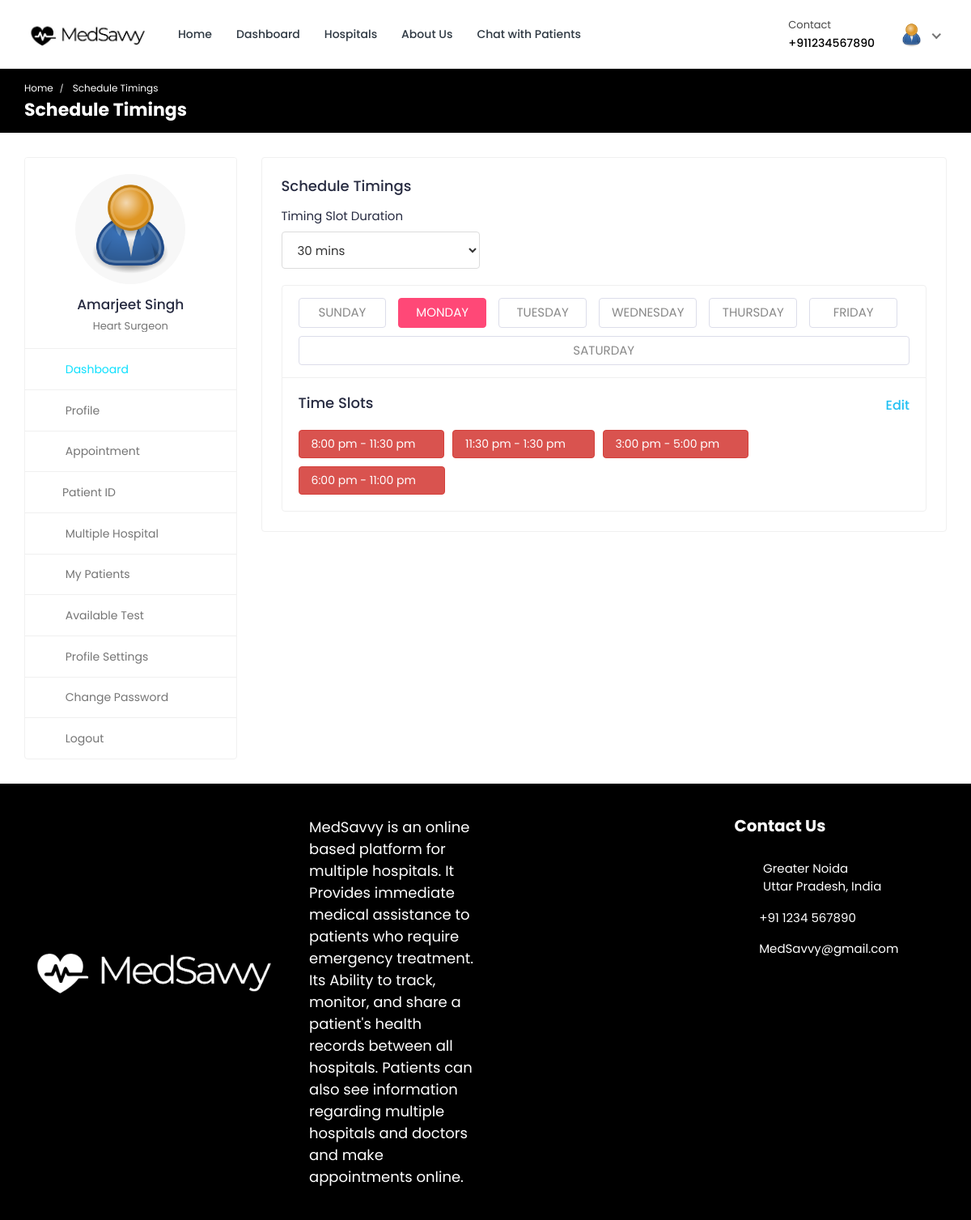
Screenshot of /doctor/schedule-timings/ (signed in) with the database file from the repository.
### doctor/models.py (models this page shows, shortened)
class Doctor_Information(models.Model):
    DOCTOR_TYPE = (
        ('Cardiologists', 'Cardiologists'),
        ('Neurologists', 'Neurologists'),
        ('Pediatricians', 'Pediatricians'),
        ('Physiatrists', 'Physiatrists'),
        ('Dermatologists', 'Dermatologists'),
    )
    doctor_id = models.AutoField(primary_key=True)
    user = models.OneToOneField(User, on_delete=models.CASCADE, null=True, blank=True, related_name='profile')
    name = models.CharField(max_length=200, null=True, blank=True)
    username = models.CharField(max_length=200, null=True, blank=True)
    gender = models.CharField(max_length=200, null=True, blank=True)
    description = models.TextField(max_length=1000, null=True, blank=True)
    department = models.CharField(max_length=200, choices=DOCTOR_TYPE, null=True, blank=True)
    department_name = models.ForeignKey(hospital_department, on_delete=models.SET_NULL, null=True, blank=True)
    specialization = models.ForeignKey(specialization, on_delete=models.SET_NULL, null=True, blank=True)
    featured_image = models.ImageField(upload_to='doctors/', default='doctors/user-default.png', null=True, blank=True)
    certificate_image = models.ImageField(upload_to='doctors_certificate/', default='doctors_certificate/default.png', null=True, blank=True)
    email = models.EmailField(max_length=200, null=True, blank=True)
    phone_number = models.CharField(max_length=200, null=True, blank=True)
    nid = models.CharField(max_length=200, null=True, blank=True)
    visiting_hour = models.CharField(max_length=200, null=True, blank=True)
    consultation_fee = models.IntegerField(null=True, blank=True)
    report_fee = models.IntegerField(null=True, blank=True)
    dob = models.CharField(max_length=200, null=True, blank=True)
    institute = models.CharField(max_length=200, null=True, blank=True)
    degree = models.CharField(max_length=200, null=True, blank=True)
    completion_year = models.CharField(max_length=200, null=True, blank=True)
    work_place = models.CharField(max_length=200, null=True, blank=True)
    designation = models.CharField(max_length=200, null=True, blank=True)
    start_year = models.CharField(max_length=200, null=True, blank=True)
    end_year = models.CharField(max_length=200, null=True, blank=True)
    register_status =  models.CharField(max_length=200, null=True, blank=True)
    hospital_name = models.ForeignKey(Hospital_Information, on_delete=models.SET_NULL, null=True, blank=True)

### hospital_admin/models.py (models this page shows, shortened)
class specialization(models.Model):
    specialization_id = models.AutoField(primary_key=True)
    specialization_name = models.CharField(max_length=200, null=True, blank=True)
    hospital = models.ForeignKey(Hospital_Information, on_delete=models.CASCADE, null=True, blank=True)

### doctor/views.py (the view)
# urls.py: path('schedule-timings/', views.schedule_timings, name='schedule-timings'),
@csrf_exempt
@login_required(login_url="doctor-login")
def schedule_timings(request):
    doctor = Doctor_Information.objects.get(user=request.user)
    context = {'doctor': doctor}
    return render(request, 'schedule-timings.html', context)

### templates/schedule-timings.html (shortened to what this page needs)
{% load static %}
<!DOCTYPE html>
<html lang="en">
  <head>
    <link
      rel="stylesheet"
      href="{% static 'HealthStack-System/css/Normal/bootstrap.min.css' %}"
    />
    <link
      rel="stylesheet"
      href="{% static 'HealthStack-System/plugins/Normal/fontawesome/css/fontawesome.min.css' %}"
    />
    <link
      rel="stylesheet"
      href="{% static 'HealthStack-System/plugins/Normal/fontawesome/css/all.min.css' %}"
    />
    <link
      rel="stylesheet"
      href="{% static 'HealthStack-System/plugins/Normal/select2/css/select2.min.css' %}"
    />
    <link
      rel="stylesheet"
      href="{% static 'HealthStack-System/css/Normal/style.css' %}"
    />
  </head>
  <body>
    <div class="main-wrapper">
      <header class="header">{% include 'doctor-navbar.html' %}</header>
      <div class="breadcrumb-bar">
        <div class="container-fluid">
          <div class="row align-items-center">
            <div class="col-md-12 col-12">
              <nav aria-label="breadcrumb" class="page-breadcrumb">
                <ol class="breadcrumb">
                  <li class="breadcrumb-item">
                    <a href="index-2.html">Home</a>
                  </li>
                  <li class="breadcrumb-item active" aria-current="page">
                    Schedule Timings
                  </li>
                </ol>
              </nav>
              <h2 class="breadcrumb-title">Schedule Timings</h2>
            </div>
          </div>
        </div>
      </div>
      <div class="content">
        <div class="container-fluid">
          <div class="row">
            <div class="col-md-5 col-lg-4 col-xl-3 theiaStickySidebar">
              <div>{% include 'doctor-sidebar.html' %}</div>
            </div>
            <div class="col-md-7 col-lg-8 col-xl-9">
              <div class="row">
                <div class="col-sm-12">
                  <div class="card">
                    <div class="card-body">
                      <h4 class="card-title">Schedule Timings</h4>
                      <div class="profile-box">
                        <div class="row">
                          <div class="col-lg-4">
                            <div class="form-group">
                              <label>Timing Slot Duration</label>
                              <select class="select form-control">
                                <option selected="selected">30 mins</option>
                              </select>
                            </div>
                          </div>
                        </div>
                        <div class="row">
                          <div class="col-md-12">
                            <div class="card schedule-widget mb-0">
                              <div class="schedule-header">
                                <div class="schedule-nav">
                                  <ul class="nav nav-tabs nav-justified">
                                    <li class="nav-item">
                                      <a
                                        class="nav-link"
                                        data-toggle="tab"
                                        href="#slot_sunday"
                                        >Sunday</a
                                      >
                                    </li>
                                    <li class="nav-item">
                                      <a
                                        class="nav-link active"
                                        data-toggle="tab"
                                        href="#slot_monday"
                                        >Monday</a
                                      >
                                    </li>
                                    <li class="nav-item">
                                      <a
                                        class="nav-link"
                                        data-toggle="tab"
                                        href="#slot_tuesday"
                                        >Tuesday</a
                                      >
                                    </li>
                                    <li class="nav-item">
                                      <a
                                        class="nav-link"
                                        data-toggle="tab"
                                        href="#slot_wednesday"
                                        >Wednesday</a
                                      >
                                    </li>
                                    <li class="nav-item">
                                      <a
                                        class="nav-link"
                                        data-toggle="tab"
                                        href="#slot_thursday"
                                        >Thursday</a
                                      >
                                    </li>
                                    <li class="nav-item">
                                      <a
                                        class="nav-link"
                                        data-toggle="tab"
                                        href="#slot_friday"
                                        >Friday</a
                                      >
                                    </li>
                                    <li class="nav-item">
                                      <a
                                        class="nav-link"
                                        data-toggle="tab"
                                        href="#slot_saturday"
                                        >Saturday</a
                                      >
                                    </li>
                                  </ul>
                                </div>
                              </div>
                              <div class="tab-content schedule-cont">
                                <div
                                  id="slot_monday"
                                  class="tab-pane fade show active"
                                >
                                  <h4
                                    class="card-title d-flex justify-content-between"
                                  >
                                    <span>Time Slots</span>
                                    <a
                                      class="edit-link"
                                      data-toggle="modal"
                                      href="#edit_time_slot"
                                      ><i class="fa fa-edit mr-1"></i>Edit</a
                                    >
                                  </h4>
                                  <div class="doc-times">
                                    <div class="doc-slot-list">
                                      8:00 pm - 11:30 pm
                                      <a
                                        href="javascript:void(0)"
                                        class="delete_schedule"
                                      >
                                        <i class="fa fa-times"></i>
                                      </a>
                                    </div>
                                    <div class="doc-slot-list">
                                      11:30 pm - 1:30 pm
                                      <a
                                        href="javascript:void(0)"
                                        class="delete_schedule"
                                      >
                                        <i class="fa fa-times"></i>
                                      </a>
                                    </div>
                                    <div class="doc-slot-list">
                                      3:00 pm - 5:00 pm
                                      <a
                                        href="javascript:void(0)"
                                        class="delete_schedule"
                                      >
                                        <i class="fa fa-times"></i>
                                      </a>
                                    </div>
                                    <div class="doc-slot-list">
                                      6:00 pm - 11:00 pm
                                      <a
                                        href="javascript:void(0)"
                                        class="delete_schedule"
                                      >
                                        <i class="fa fa-times"></i>
                                      </a>
                                    </div>
                                  </div>
                                </div>
                              </div>
                            </div>
                          </div>
                        </div>
                      </div>
                    </div>
                  </div>
                </div>
              </div>
            </div>
          </div>
        </div>
      </div>
      {% include 'footer.html' %}
    </div>
  </body>
</html>

### templates/doctor-navbar.html (shortened to what this page needs)
{% load static %}
<nav class="navbar navbar-expand-lg header-nav">
  <div class="navbar-header">
    <a href="{% url 'hospital_home'%}" class="navbar-brand logo">
      <img
        src="{% static 'MedSavvy-System/images/Normal/logo.jpg' %}"
        class="img-fluid"
        alt="Logo"
      />
    </a>
  </div>
  <div class="main-menu-wrapper">
    <ul class="main-nav">
      <li>
        <a href="{% url 'hospital_home'%}">Home</a>
      </li>
      <li>
        <a href="{% url 'doctor-dashboard'%}">Dashboard</a>
      </li>
      <li><a href="{% url 'multiple-hospital' %}" style="text-decoration: none;">Hospitals</a></li>
      <li>
        <a href="{% url 'about-us'%}">About Us</a>
      </li>
      <li>
        <a href="{% url 'chat-home' pk=user.id %}">Chat with Patients</a>
      </li>
    </ul>
  </div>
  <ul class="nav header-navbar-rht">
    <li class="nav-item contact-item">
      <div class="header-contact-img">
        <i class="far fa-hospital"></i>
      </div>
      <div class="header-contact-detail">
        <p class="contact-header">Contact</p>
        <p class="contact-info-header">+91{{doctor.phone_number}}</p>
      </div>
    </li>
    <li class="nav-item dropdown has-arrow logged-item">
      <a href="#" class="dropdown-toggle nav-link" data-toggle="dropdown">
        <span class="user-img">
          <img
            class="rounded-circle"
            src="{{ doctor.featured_image.url }}"
            width="31"
            alt="Darren Elder"
          />
        </span>
      </a>
    </li>
  </ul>
</nav>

### templates/doctor-sidebar.html (shortened to what this page needs)
{% load static %}
<div class="profile-sidebar">
  <div class="widget-profile pro-widget-content">
    <div class="profile-info-widget">
      <a href="#" class="booking-doc-img">
        <img
          src="{{ doctor.featured_image.url }}"
          alt="User Image"
        />
      </a>
      <div class="profile-det-info">
        <h3>{{ doctor.name }}</h3>
        <div class="patient-details">
          <h5 class="mb-0">{{doctor.specialization.specialization_name}}</h5>
        </div>
      </div>
    </div>
  </div>
  <div class="dashboard-widget">
    <nav class="dashboard-menu sidebar">
      <ul>
        <li class="active">
          <a href="{% url 'doctor-dashboard' %}">
            <i class="fas fa-columns"></i>
            <span>Dashboard</span>
          </a>
        </li>
        <li>
        <a href="{% url 'doctor-profile' pk=doctor.doctor_id %}">
          <i class="fas fa-user"></i>
          <span>Profile</span>
        </a>
      </li>
        <li>
          <a href="{% url 'appointments'%}">
            <i class="fas fa-user-circle"></i>
            <span>Appointment</span>
          </a>
        </li>
        <li class="nav-item has-submenu">
            <a href="#" class="nav-link"><i class="fas fa-search"></i><span>Patient ID</span></a>
        </li>
        <li>
          <a href="{% url 'multiple-hospital' %}">
            <i class="fas fa-hospital"></i>
            <span>Multiple Hospital</span>
          </a>
      </li>
        <li>
          <a href="{% url 'my-patients' %}">
            <i class="fas fa-user-injured"></i>
            <span>My Patients</span>
          </a>
        </li>
        <li>
          <a href="{% url 'doctor-test-list'%}" target="_blank">
            <i class="fas fa-hourglass-start"></i>
            <span>Available Test</span>
          </a>
        </li>
        <li>
          <a
            href="{% url 'doctor-profile-settings' %}"
          >
            <i class="fas fa-user-cog"></i>
            <span>Profile Settings</span>
          </a>
        </li>
        <li>
          <a href="{% url 'doctor-change-password' pk=user.id%}">
            <i class="fas fa-lock"></i>
            <span>Change Password</span>
          </a>
        </li>
        <li>
          <a href="{% url 'doctor-logout'%}">
            <i class="fas fa-sign-out-alt"></i>
            <span>Logout</span>
          </a>
        </li>
      </ul>
    </nav>
  </div>
</div>

### rows the page displays
Doctor_Information: phone_number "1234567890", featured_image (placeholder picture), name "Amarjeet Singh", specialization.specialization_name "Heart Surgeon"
